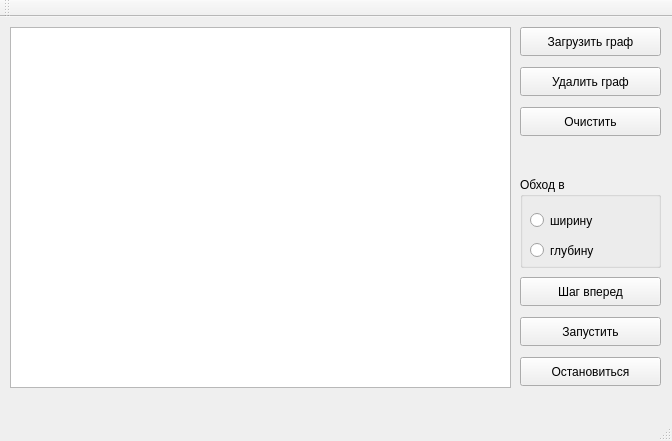
<?xml version="1.0" encoding="UTF-8"?>
<ui version="4.0">
 <class>MainWindow</class>
 <widget class="QMainWindow" name="MainWindow">
  <property name="geometry">
   <rect>
    <x>0</x>
    <y>0</y>
    <width>672</width>
    <height>441</height>
   </rect>
  </property>
  <property name="windowTitle">
   <string>MainWindow</string>
  </property>
  <widget class="QWidget" name="centralWidget">
   <widget class="QGraphicsView" name="view">
    <property name="geometry">
     <rect>
      <x>10</x>
      <y>10</y>
      <width>501</width>
      <height>361</height>
     </rect>
    </property>
   </widget>
   <widget class="QPushButton" name="loadBtn">
    <property name="geometry">
     <rect>
      <x>520</x>
      <y>10</y>
      <width>141</width>
      <height>29</height>
     </rect>
    </property>
    <property name="text">
     <string>Загрузить граф</string>
    </property>
   </widget>
   <widget class="QPushButton" name="clearBtn">
    <property name="geometry">
     <rect>
      <x>520</x>
      <y>90</y>
      <width>141</width>
      <height>29</height>
     </rect>
    </property>
    <property name="text">
     <string>Очистить</string>
    </property>
   </widget>
   <widget class="QPushButton" name="stepBtn">
    <property name="geometry">
     <rect>
      <x>520</x>
      <y>260</y>
      <width>141</width>
      <height>29</height>
     </rect>
    </property>
    <property name="text">
     <string>Шаг вперед</string>
    </property>
   </widget>
   <widget class="QPushButton" name="beginBtn">
    <property name="geometry">
     <rect>
      <x>520</x>
      <y>300</y>
      <width>141</width>
      <height>29</height>
     </rect>
    </property>
    <property name="text">
     <string>Запустить</string>
    </property>
   </widget>
   <widget class="QPushButton" name="stopBtn">
    <property name="geometry">
     <rect>
      <x>520</x>
      <y>340</y>
      <width>141</width>
      <height>29</height>
     </rect>
    </property>
    <property name="text">
     <string>Остановиться</string>
    </property>
   </widget>
   <widget class="QGroupBox" name="groupBox">
    <property name="geometry">
     <rect>
      <x>520</x>
      <y>160</y>
      <width>141</width>
      <height>91</height>
     </rect>
    </property>
    <property name="minimumSize">
     <size>
      <width>0</width>
      <height>91</height>
     </size>
    </property>
    <property name="title">
     <string>Обход в</string>
    </property>
    <widget class="QRadioButton" name="isWidth">
     <property name="geometry">
      <rect>
       <x>10</x>
       <y>30</y>
       <width>106</width>
       <height>27</height>
      </rect>
     </property>
     <property name="text">
      <string>ширину</string>
     </property>
    </widget>
    <widget class="QRadioButton" name="isDeep">
     <property name="geometry">
      <rect>
       <x>10</x>
       <y>60</y>
       <width>106</width>
       <height>27</height>
      </rect>
     </property>
     <property name="text">
      <string>глубину</string>
     </property>
    </widget>
   </widget>
   <widget class="QPushButton" name="deleteBtn">
    <property name="geometry">
     <rect>
      <x>520</x>
      <y>50</y>
      <width>141</width>
      <height>29</height>
     </rect>
    </property>
    <property name="text">
     <string>Удалить граф</string>
    </property>
   </widget>
  </widget>
  <widget class="QToolBar" name="mainToolBar">
   <attribute name="toolBarArea">
    <enum>TopToolBarArea</enum>
   </attribute>
   <attribute name="toolBarBreak">
    <bool>false</bool>
   </attribute>
  </widget>
  <widget class="QStatusBar" name="statusBar"/>
  <widget class="QMenuBar" name="menuBar">
   <property name="geometry">
    <rect>
     <x>0</x>
     <y>0</y>
     <width>672</width>
     <height>26</height>
    </rect>
   </property>
  </widget>
 </widget>
 <layoutdefault spacing="6" margin="11"/>
 <resources/>
 <connections/>
</ui>
